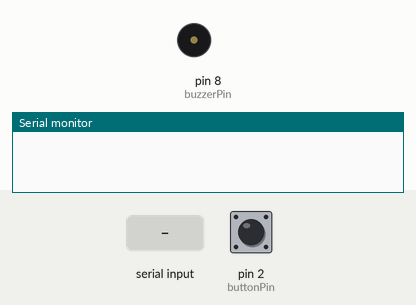
The sketch below on a simulated Arduino Uno, built with avr-gcc and run on an emulated ATmega328P. Parts: buzzer (waves = sounding, pin HIGH), the last lines printed to the serial monitor. The inputs (shaded band) are chosen by the test bench; at power-on: pin 2 (buttonPin) HIGH.

Above: at 1.2 s.
1.3 s: "30,150\n" received over Serial
At 6.35 s:
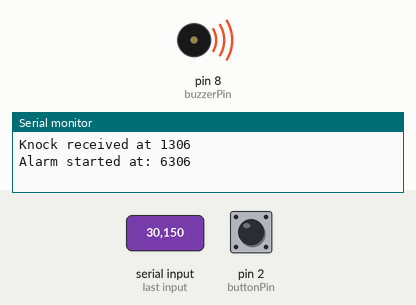
Timing chart, 0 to 8.8 s (numbered marks = the images above; inputs shaded):
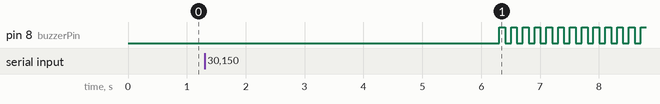

Measured:
- after the input at 1.3 s, pin 8 (buzzerPin): alternates HIGH for 0.10 s and LOW for 0.10 s, starting after 5.0 s

The sketch:

Tema4.ino
```cpp
const int knockPin = A0;
const int buzzerPin = 8;
const int buttonPin = 2;

bool buzzerActive = false;
long int lastKnock = 0;

int knockTreshold = 100;
bool knockHappened = false;
const long int knockWait = 5000;

const int buzzerInterval = 100;
long int lastBuzzerEvent = 0;
bool buzzerState = false;

void setup() {
  pinMode(buzzerPin, OUTPUT);
  pinMode(buttonPin, INPUT_PULLUP);
  Serial.begin(9600);
}

void loop() {
  if(buzzerActive) {
    int buttonState = !digitalRead(buttonPin);
    if(buttonState == true) {
      Serial.println("Alarm stopped via button!");
      digitalWrite(buzzerPin, LOW);
      buzzerActive = false;
      knockHappened = false;
      buzzerState = false;
    }
    else {
      if(millis() - lastBuzzerEvent >= buzzerInterval) {
        buzzerState = !buzzerState;
        digitalWrite(buzzerPin, buzzerState);
        lastBuzzerEvent = millis();
      }
    }
  }
  else {
    if(knockHappened) {
       if(millis() - lastKnock >= knockWait) {
         Serial.println("Alarm started at: " + String(millis()));
         digitalWrite(buzzerPin, HIGH);
         lastBuzzerEvent = millis();
         buzzerActive = true;
         buzzerState = true;
       }
    }
    else {
      int knockLevel = Serial.parseInt();
      if(knockLevel >= knockTreshold) {
        knockHappened = true;
        lastKnock = millis();
        Serial.println("Knock received at " + String(lastKnock));
      }
    }
  }
}
```
